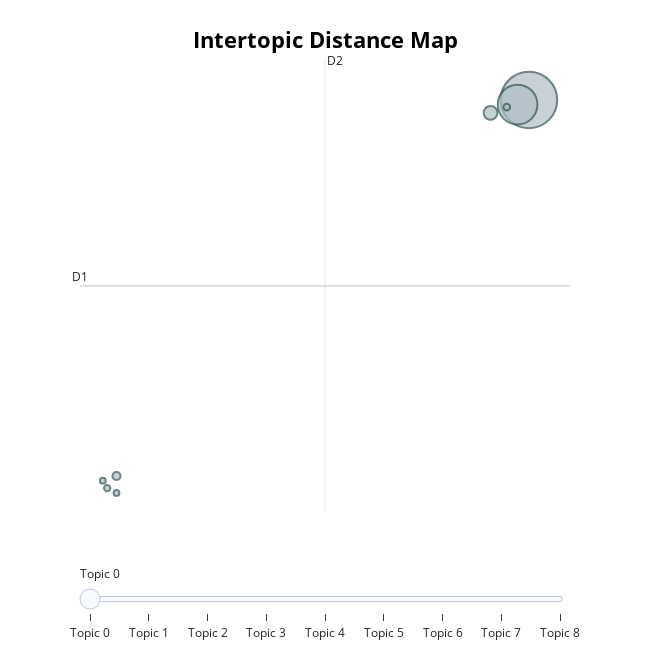

The notebook cell saved with this chart:
### Markdown cell above
#### b) Intertopic distance map

### Code cell
topic_model.visualize_topics()

### Figure 1 — Plotly figure (JSON) as saved in the notebook; plotly's stock layout.template omitted (floating-point values rounded to 4 significant figures)
{"data": [{"customdata": [[0, "india | thi | covid19 | covidvaccin | coronaviru", 2434], [1, "russia | russianvaccin | vladimir | coronavirusvaccin | covid", 1198], [2, "daughter | putin | vladimir | russia | vaccin", 145], [3, "vaccine | ministri | approv | russian | putin", 50], [4, "mythandfact | covidwarrior | word | covid19india | covidvaccine", 34], [5, "vodka | invent | vodkadiaries | polonium210 | daaru", 31], [6, "technic | readi | russianvaccin | bless | covidvaccin", 26], [7, "school | kid | flu | children | fuckthatshit", 25], [8, "shik |  |  |  | ", 21]], "hovertemplate": "<b>Topic %{customdata[0]}</b><br>%{customdata[1]}<br>Size: %{customdata[2]}", "legendgroup": "", "marker": {"color": "#B0BEC5", "line": {"color": "DarkSlateGrey", "width": 2}, "size": [2434, 1198, 145, 50, 34, 31, 26, 25, 21], "sizemode": "area", "sizeref": 1.521, "symbol": "circle"}, "mode": "markers", "name": "", "orientation": "v", "showlegend": false, "type": "scatter", "x": [7.927, 7.599, 6.817, -4.007, 7.287, -4.276, -4.403, -4.007, null], "xaxis": "x", "y": [22.92, 22.52, 21.81, -9.472, 22.3, -10.52, -9.871, -10.93, null], "yaxis": "y"}], "layout": {"annotations": [{"showarrow": false, "text": "D1", "x": -5.063, "y": 6.896, "yshift": 10}, {"showarrow": false, "text": "D2", "x": 2.027, "xshift": 10, "y": 26.36}], "height": 650, "hoverlabel": {"bgcolor": "white", "font": {"family": "Rockwell", "size": 16}}, "legend": {"itemsizing": "constant", "tracegroupgap": 0}, "margin": {"t": 60}, "shapes": [{"line": {"color": "#CFD8DC", "width": 2}, "type": "line", "x0": 2.027, "x1": 2.027, "y0": -12.57, "y1": 26.36}, {"line": {"color": "#9E9E9E", "width": 2}, "type": "line", "x0": -5.063, "x1": 9.116, "y0": 6.896, "y1": 6.896}], "sliders": [{"active": 0, "pad": {"t": 50}, "steps": [{"args": [{"marker.color": [["red", "#B0BEC5", "#B0BEC5", "#B0BEC5", "#B0BEC5", "#B0BEC5", "#B0BEC5", "#B0BEC5", "#B0BEC5"]]}], "label": "Topic 0", "method": "update"}, {"args": [{"marker.color": [["#B0BEC5", "red", "#B0BEC5", "#B0BEC5", "#B0BEC5", "#B0BEC5", "#B0BEC5", "#B0BEC5", "#B0BEC5"]]}], "label": "Topic 1", "method": "update"}, {"args": [{"marker.color": [["#B0BEC5", "#B0BEC5", "red", "#B0BEC5", "#B0BEC5", "#B0BEC5", "#B0BEC5", "#B0BEC5", "#B0BEC5"]]}], "label": "Topic 2", "method": "update"}, {"args": [{"marker.color": [["#B0BEC5", "#B0BEC5", "#B0BEC5", "red", "#B0BEC5", "#B0BEC5", "#B0BEC5", "#B0BEC5", "#B0BEC5"]]}], "label": "Topic 3", "method": "update"}, {"args": [{"marker.color": [["#B0BEC5", "#B0BEC5", "#B0BEC5", "#B0BEC5", "red", "#B0BEC5", "#B0BEC5", "#B0BEC5", "#B0BEC5"]]}], "label": "Topic 4", "method": "update"}, {"args": [{"marker.color": [["#B0BEC5", "#B0BEC5", "#B0BEC5", "#B0BEC5", "#B0BEC5", "red", "#B0BEC5", "#B0BEC5", "#B0BEC5"]]}], "label": "Topic 5", "method": "update"}, {"args": [{"marker.color": [["#B0BEC5", "#B0BEC5", "#B0BEC5", "#B0BEC5", "#B0BEC5", "#B0BEC5", "red", "#B0BEC5", "#B0BEC5"]]}], "label": "Topic 6", "method": "update"}, {"args": [{"marker.color": [["#B0BEC5", "#B0BEC5", "#B0BEC5", "#B0BEC5", "#B0BEC5", "#B0BEC5", "#B0BEC5", "red", "#B0BEC5"]]}], "label": "Topic 7", "method": "update"}, {"args": [{"marker.color": [["#B0BEC5", "#B0BEC5", "#B0BEC5", "#B0BEC5", "#B0BEC5", "#B0BEC5", "#B0BEC5", "#B0BEC5", "red"]]}], "label": "Topic 8", "method": "update"}]}], "title": {"font": {"color": "Black", "size": 22}, "text": "<b>Intertopic Distance Map</b>", "x": 0.5, "xanchor": "center", "y": 0.95, "yanchor": "top"}, "width": 650, "xaxis": {"anchor": "y", "domain": [0, 1], "range": [-5.063, 9.116], "title": {"text": ""}, "visible": false}, "yaxis": {"anchor": "x", "domain": [0, 1], "range": [-12.57, 26.36], "title": {"text": ""}, "visible": false}}}
